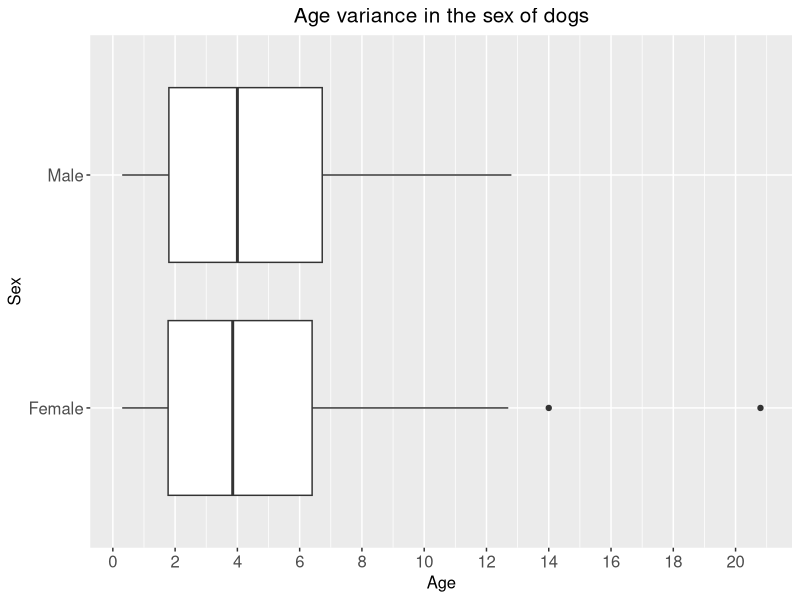
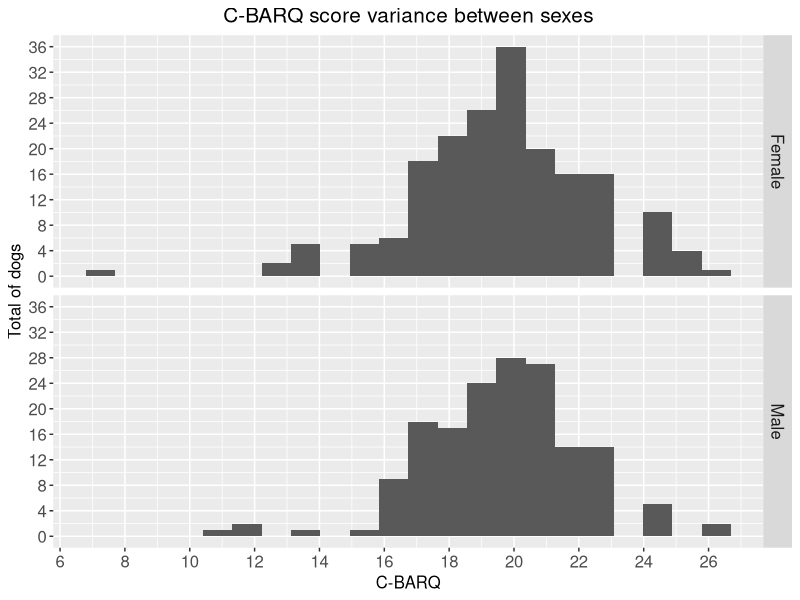
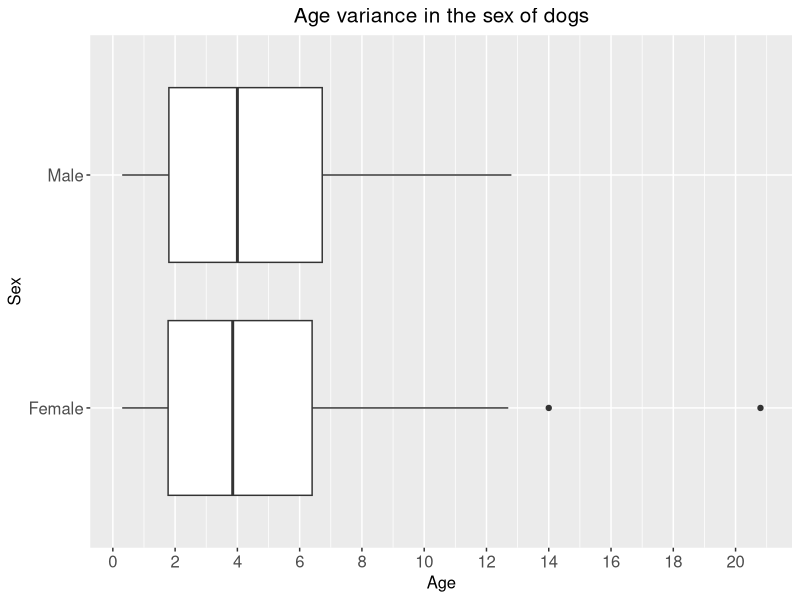
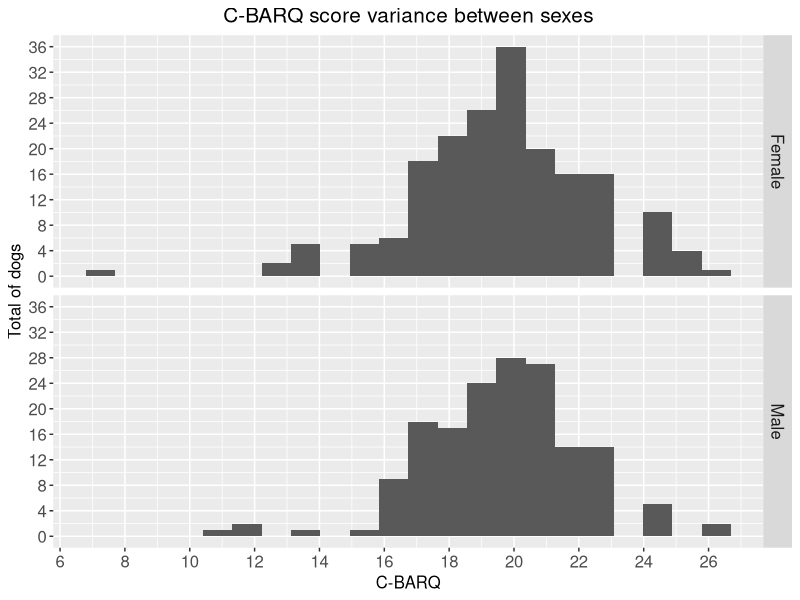

Write R code to recreate these figures, in order.
library(tidyverse)
library(plyr)

manydogs = read_delim("manydogs_data.csv", delim=",") # Read the csv in using read_delim.

# ============================================================================================================================================== #



                                                                    ## Part 1: Introduction ##



# ============================================================================================================================================== #

# 1. How many dogs are in the data set?

totalDogs = nrow(manydogs)
sprintf("There are %s dogs in the data set.", totalDogs)

# There are 455 dogs in the data set.

# ============================================================================================================================================== #

# 2. Describe the study and comment on how representative the dogs in the study may be
# among all dogs on the planet. Provide a reference for your answer. (No coding.)

# C-BARQ (Canine Behavioural Assessment and Research Questionnaire) developed by Yuying Hsu and James Serpell in 2003[1] got 
# 'guardians' recruited via existing databases and also social media outreaches to complete a survey answering basic environment and 
# demographic information alongside an assessment. This consisted of a "short series of object-choice warm-ups … followed by two 
# experimental pointing conditions" being "ostensive and non-ostensive".

# Looking at section "2.4 Sampling, sample and data collection", you can see that there is narrow age range (4.40 ± 3.1 years) and that a 
# large majority of the data (around 90.2%) are dogs living in private homes.[2] This means the data is skewed towards younger dogs, 
# which could prove bene cial for identi cation of issues in Working Dogs at early ages. However, a broader understanding of dog’s 
# behaviour could have been achieved by collecting data from more of a variety of ages and environments. 

# The study initially contained 704 dogs of which 235 were excluded (leaving 469) because “they did not complete the behavioural 
# testing”.[2] This is an extremely small sample size meaning a large amount of dogs outside the ranges of the average age, sex, and 
# environment will not be represented by the data. However, currently there are “approximately 50,000 pet dogs” in the C-BARQ 
# database comprising of “more than 300 species”.[1] This means that C-BARQ is now extremely accurate for a huge range of ages, sexes, 
# and environments.

# [1]: ManyDogs Project, Espinosa, J., Hare, E., Alberghina, D., Valverde, B.M.P., and Stevens,
# J.R. (2024). Data from the ManyDogs 1. Journal of Open Psychology Data, 12:7, pp. 1-26.
# DOI: https://doi.org/10.5334/jopd.109.

# [2]: C-BARQ, Serpell, J., University of Pennsylvania (2024) About the C-BARQ. Canine Behavioral Assessment & Research Questionnaire.
# DOI: https://vetapps.vet.upenn.edu/cbarq/about.cfm.

# ============================================================================================================================================== #

# 3. Describe the dogs in the study using suitable summary statistics based on the following
# columns: age, sex, and owned status. (Drop any relevant missing data, if applicable,
# but report how many observations were omitted.)

averageAge = mean(manydogs$age, na.rm=TRUE) # Find the mean of the age of all the dogs.
ageNACount = sum(is.na(manydogs$age)) # Count the number of removed entries.

ownedStatusTypes = unique(manydogs$owned_status) # Get the unique values of the types of environments. ("Private home", etc.)
averageOwnedStatus = ownedStatusTypes[ # Index the max number's index in the ownedStatusTypes table to get the environment it corresponds to.
  which.max( # Find the max number in the table and return the index.
    tabulate( # Compact all the data into a count of each number.
      match( # Essentially, match each value in ownedStatusTypes to a value in the data set, allocating a number 1-length(ownedStatusTypes) to each value.
        manydogs$owned_status, # Read what this all does from bottom to top ↑.
        ownedStatusTypes
      )
    )
  )
]

averageSex = c("Female", "Male")[ # Works the same as the above, but instead of "sexTypes" replace with just a collection of the two possibilities.
  which.max(
    tabulate(
      match(
        manydogs$environment,
        c("Female", "Male")
      )
    )
  )
]

sprintf("Average age: %.2f years old (%i entries removed).", averageAge, ageNACount)
sprintf("%s -> %s | Average sex: %s.", paste(count(manydogs$sex)$x, collapse=":"), paste(count(manydogs$sex)$freq, collapse=":"), averageSex)
sprintf("Average environment: %s.", averageOwnedStatus)

# ============================================================================================================================================== #



                                                                    ## Part 2: C-BARQ Scores ##



# ============================================================================================================================================== #

# 1. What do the letters in C-BARQ stand for? Who invented this measure and when?
# Provide a reference for your answer. (No coding.)

# C-BARQ: Canine Behavioral Assessment and Research Questionnaire.
# "developed by Yuying Hsu and James Serpell in 2003" [2]

# ============================================================================================================================================== #

# 2. Create a new column in the data set called cbarq which is the sum of the individual CBARQ scores: cbarq_train1, cbarq_train2, cbarq_train3, cbarq_train4, cbarq_train5,
# cbarq_train6, cbarq_train7, and cbarq_train8. What range of C-BARQ scores are
# possible? How should we interpret the C-BARQ score? For example, if dog A has a
# higher C-BARQ score than dog B, what does that mean?

manydogs = manydogs %>%
  mutate(
    cbarq=rowSums(
      manydogs[, c('cbarq_train1', 'cbarq_train2', 'cbarq_train3', 
                          'cbarq_train4', 'cbarq_train5', 'cbarq_train6', 
                          'cbarq_train7', 'cbarq_train8')
      ],
      #na.rm=TRUE
    )
  )
manydogs

# C-BARQ uses a scale (0-4) to measure the prominence of behavioral problems in dogs. The lower the number, the least displayed
# the problem is: 0 being none/never and 5 being extreme/always. This means that higher scores indicate a more misbehaved dog.

# ============================================================================================================================================== #

# 3. Using cbarq, how many dogs in the study, if any, are missing C-BARQ scores?

manydogs = manydogs %>%
  mutate(
    hasNA=rowSums(
      is.na(manydogs)[, c('cbarq_train1', 'cbarq_train2', 'cbarq_train3', 
                          'cbarq_train4', 'cbarq_train5', 'cbarq_train6', 
                          'cbarq_train7', 'cbarq_train8')
                      ]
    )
  )
totalNA = sum(manydogs$hasNA) # 147 dogs have missing data for at least one scale.
sprintf("Total dogs missing at least one test score: %s.", totalNA)

# ============================================================================================================================================== #

# 4. Create a box plot of cbarq and save your graph as a file using ggsave(). Comment on
# the shape of the distribution of C-BARQ scores including a discussion of the outliers, if
# applicable.

plot_theme = theme(
  plot.title = element_text(size=15, hjust=0.5),
  plot.subtitle = element_text(size=10, hjust=0.5),
  axis.title = element_text(size=12),
  axis.text = element_text(size=12),
  strip.text = element_text(size=12)
) # Quickly set up a variable for our styles.

manydogs %>%
  ggplot(mapping=aes(x=age, y=sex)) + # Map to age and sex.
  scale_x_continuous(breaks=seq(0, 22, 2)) + # Make the plot display numbers in 2's between 0 and 22.
  geom_boxplot() + # Display a boxplot.
  labs(
    x='Age',
    y='Sex',
    title='Age variance in the sex of dogs'
  ) + # Add labels to the axis and title.
  plot_theme
ggsave('box-plot.jpg') # Save to file.

# From the boxplots (le ), we can see that the ages of both sexes are distributed somewhat similarly and average is just under 4. This means that the results will 
# be much more accurate when determining the behaviour of dogs between the ages of 2 and 6 in either sex. 

# ============================================================================================================================================== #

# 5. Use suitable summary statistics to describe the distribution of cbarq, connecting your
# explanation with your box plot from question (4), the range of possible C-BARQ scores,
# and any other information you deem relevant. (Drop any relevant missing data, if
# applicable, but report how many observations were omitted.)

manydogs %>%
  ggplot(mapping=aes(x=cbarq)) + # Map to cbarq scores.
  facet_grid(rows=vars(sex)) + # Add to grid (for male and female).
  scale_x_continuous(breaks=seq(0,30, 2)) + # Make the plot display numbers in 2's between 0 and 32 (the max C-BARQ score for 8 tests).
  scale_y_continuous(breaks=seq(0, 40, 4)) + # Display age range in 4's.
  geom_histogram(bins=22) + # Display a histogram.
  labs(
    x='C-BARQ',
    y='Total of dogs',
    title='C-BARQ score variance between sexes'
  ) + # Add labels to the axes and title.
  plot_theme
ggsave('histogram.jpg') # Save to file.
  
#From the histograms (right), we can see that there is more variance in the C-BARQ score for female dogs (top) and that they received a higher score on 
# average, suggesting that the behaviour of female dogs is more desirable overall. 

# ============================================================================================================================================== #



                                                                ## Part 3: Exploring further ##



# ============================================================================================================================================== #

# 1. Is there any evidence that cbarq scores differ substantially by age and/or sex? Use a
# suitable data visualisation and sample correlation calculations to support your answer.
# (Drop any relevant missing data, if applicable, but report how many observations were
# omitted. Save your visualisation using ggsave().)

# Already done in P2.4 and P2.5

